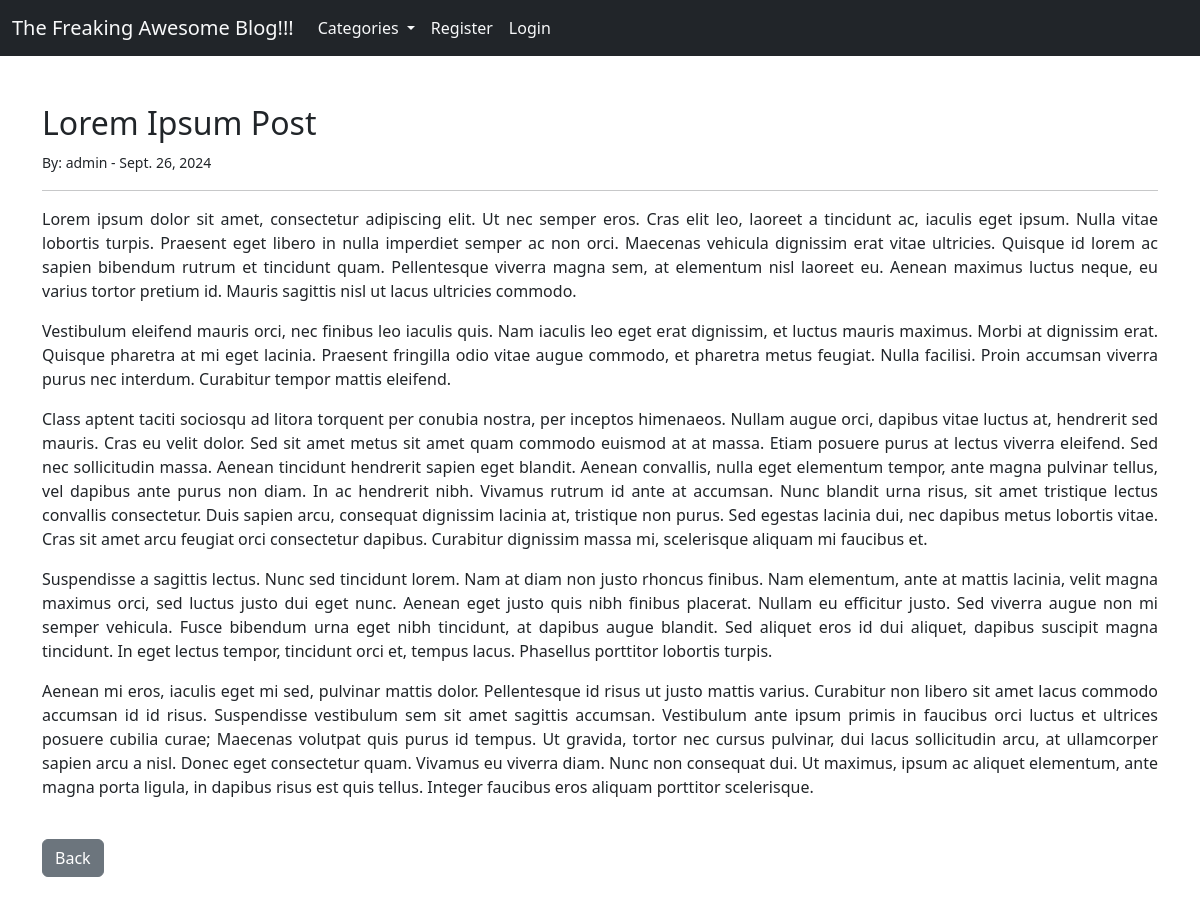
Screenshot of /article/8 with the database file from the repository.
### the_blog/models.py (models this page shows, shortened)
class Post(models.Model):
    title = models.CharField(max_length = 255, blank = True, null = True)
    post_heading = models.CharField(max_length = 255, blank=True, null = True)
    category = models.CharField(max_length = 255, default = 'coding')
    author = models.ForeignKey(User, on_delete= models.CASCADE)
    body = models.TextField()
    post_date = models.DateField(auto_now_add = True)

### the_blog/views.py (the view)
# urls.py: path('article/<int:pk>', ArticleDetailView.as_view(), name="article-detail"),
class ArticleDetailView(DetailView):
    model = Post
    template_name = 'article_details.html'
    def get_context_data(self, *args, **kwargs):
        cat_menu = Category.objects.all()
        context = super(ArticleDetailView, self).get_context_data(*args, **kwargs)
        context['cat_menu'] = cat_menu
        return context

### the_blog/models.py (called while the page is built)
    def __str__(self):
        return self.name

### the_blog/templates/article_details.html (shortened to what this page needs)
{% extends "base.html" %}
{% block body_block %}
<h2>{{ post.title }}</h2>
<small>By: {{post.author}} - {{ post.post_date }}</small>
<hr>
<p>{{post.body|safe}}</p>
<br>
<a href="{% url 'home' %}" class="btn btn-secondary"> Back </a>
{% endblock  %}

### rows the page displays
Post: title "Lorem Ipsum Post", author "admin", post_date "Sept. 26, 2024", body "Lorem ipsum dolor sit amet, consectetur adipiscing elit. Ut nec semper eros. Cras elit leo, laoreet a tincidunt ac, iaculis eget ipsum. Nulla vitae lobortis turpis. Praesent eget libero in nulla imperdiet semper ac non orci. Maecenas vehicula dignissim erat vitae ultricies. Quisque id lorem ac sapien bibendum rutrum et tincidunt quam. Pellentesque viverra magna sem, at elementum nisl laoreet eu. Aenean maximus luctus neque, eu varius tortor pretium id. Mauris sagittis nisl ut lacus ultricies commodo. Vestibulum eleifend mauris orci, nec finibus leo iaculis quis. Nam iaculis leo eget erat dignissim, et luctus mauris maximus. Morbi at dignissim erat. Quisque pharetra at mi eget lacinia.…"
